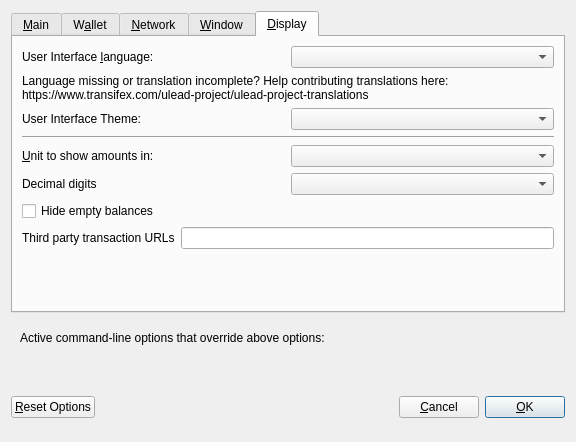
<?xml version="1.0" encoding="UTF-8"?>
<ui version="4.0">
 <class>OptionsDialog</class>
 <widget class="QDialog" name="OptionsDialog">
  <property name="geometry">
   <rect>
    <x>0</x>
    <y>0</y>
    <width>576</width>
    <height>442</height>
   </rect>
  </property>
  <property name="windowTitle">
   <string>Options</string>
  </property>
  <property name="modal">
   <bool>true</bool>
  </property>
  <layout class="QVBoxLayout" name="verticalLayout">
   <item>
    <widget class="QTabWidget" name="tabWidget">
     <property name="currentIndex">
      <number>4</number>
     </property>
     <widget class="QWidget" name="tabMain">
      <attribute name="title">
       <string>&amp;Main</string>
      </attribute>
      <layout class="QVBoxLayout" name="verticalLayout_Main">
       <item>
        <widget class="QCheckBox" name="bitcoinAtStartup">
         <property name="toolTip">
          <string>Automatically start ULead after logging in to the system.</string>
         </property>
         <property name="text">
          <string>&amp;Start ULead on system login</string>
         </property>
        </widget>
       </item>
       <item>
        <layout class="QHBoxLayout" name="horizontalLayout_2_Main">
         <item>
          <widget class="QLabel" name="databaseCacheLabel">
           <property name="text">
            <string>Size of &amp;database cache</string>
           </property>
           <property name="textFormat">
            <enum>Qt::PlainText</enum>
           </property>
           <property name="buddy">
            <cstring>databaseCache</cstring>
           </property>
          </widget>
         </item>
         <item>
          <widget class="QSpinBox" name="databaseCache"/>
         </item>
         <item>
          <widget class="QLabel" name="databaseCacheUnitLabel">
           <property name="text">
            <string>MB</string>
           </property>
           <property name="textFormat">
            <enum>Qt::PlainText</enum>
           </property>
          </widget>
         </item>
         <item>
          <spacer name="horizontalSpacer_2_Main">
           <property name="orientation">
            <enum>Qt::Horizontal</enum>
           </property>
           <property name="sizeHint" stdset="0">
            <size>
             <width>40</width>
             <height>20</height>
            </size>
           </property>
          </spacer>
         </item>
        </layout>
       </item>
       <item>
        <layout class="QHBoxLayout" name="horizontalLayout_3_Main">
         <item>
          <widget class="QLabel" name="threadsScriptVerifLabel">
           <property name="text">
            <string>Number of script &amp;verification threads</string>
           </property>
           <property name="textFormat">
            <enum>Qt::PlainText</enum>
           </property>
           <property name="buddy">
            <cstring>threadsScriptVerif</cstring>
           </property>
          </widget>
         </item>
         <item>
          <widget class="QSpinBox" name="threadsScriptVerif">
           <property name="toolTip">
            <string>(0 = auto, &lt;0 = leave that many cores free)</string>
           </property>
          </widget>
         </item>
         <item>
          <spacer name="horizontalSpacer_3_Main">
           <property name="orientation">
            <enum>Qt::Horizontal</enum>
           </property>
           <property name="sizeHint" stdset="0">
            <size>
             <width>40</width>
             <height>20</height>
            </size>
           </property>
          </spacer>
         </item>
        </layout>
       </item>
       <item>
        <spacer name="verticalSpacer_2">
         <property name="orientation">
          <enum>Qt::Vertical</enum>
         </property>
         <property name="sizeHint" stdset="0">
          <size>
           <width>20</width>
           <height>40</height>
          </size>
         </property>
        </spacer>
       </item>
       <!--<item>
        <widget class="QCheckBox" name="checkBoxZeromintEnable">
         <property name="toolTip">
          <string>Enable automatic minting of ULead units to zULEAD</string>
         </property>
         <property name="layoutDirection">
          <enum>Qt::LeftToRight</enum>
         </property>
         <property name="text">
          <string>Enable zULEAD Automint</string>
         </property>
        </widget>
       </item>
       <item>
        <layout class="QHBoxLayout" name="horizontalLayout_3">
         <item>
          <widget class="QLabel" name="percentage_label">
           <property name="toolTip">
            <string>Percentage of incoming ULEAD which get automatically converted to zULEAD via Zerocoin Protocol (min: 10%)</string>
           </property>
           <property name="text">
            <string>Percentage of autominted zULEAD</string>
           </property>
          </widget>
         </item>
         <item>
          <widget class="QSpinBox" name="zeromintPercentage">
           <property name="minimum">
            <number>10</number>
           </property>
           <property name="maximum">
            <number>100</number>
           </property>
          </widget>
         </item>
        </layout>
       </item>-->
       <item>
        <layout class="QHBoxLayout" name="horizontalLayout" stretch="0,0">
         <property name="sizeConstraint">
          <enum>QLayout::SetFixedSize</enum>
         </property>
         <item>
          <widget class="QLabel" name="labelPreferredDenom">
           <!--<property name="maximumSize">
            <size>
             <width>16777215</width>
             <height>16777215</height>
            </size>
           </property>
           <property name="toolTip">
            <string>Wait with automatic conversion to Zerocoin until enough ULEAD for this denomination is available</string>
           </property>
           <property name="text">
            <string>Preferred Automint zULEAD Denomination</string>
           </property>-->
          </widget>
         </item>
         <!--<item>
          <widget class="QComboBox" name="preferredDenom">
           <property name="maximumSize">
            <size>
             <width>16777215</width>
             <height>27</height>
            </size>
           </property>
           <property name="toolTip">
            <string>Wait with automatic conversion to Zerocoin until enough ULEAD for this denomination is available</string>
           </property>
           <property name="maxVisibleItems">
            <number>9</number>
           </property>
           <property name="maxCount">
            <number>9</number>
           </property>
          </widget>
         </item>-->
        </layout>
       </item>
      </layout>
     </widget>
     <widget class="QWidget" name="tabWallet">
      <attribute name="title">
       <string>W&amp;allet</string>
      </attribute>
      <layout class="QVBoxLayout" name="verticalLayout_Wallet">
       <item>
        <layout class="QHBoxLayout" name="horizontalLayout_2_Wallet">
         <item>
          <widget class="QLabel" name="labelStakeSplitThresholdText">
           <property name="text">
            <string>Stake split threshold:</string>
           </property>
          </widget>
         </item>
         <item>
          <widget class="QSpinBox" name="spinBoxStakeSplitThreshold">
           <property name="minimum">
            <number>1</number>
           </property>
           <property name="maximum">
            <number>999999</number>
           </property>
          </widget>
         </item>
        </layout>
       </item>
       <item>
        <widget class="QGroupBox" name="groupBox">
         <property name="title">
          <string>Expert</string>
         </property>
         <layout class="QVBoxLayout" name="verticalLayout_2">
          <item>
           <widget class="QCheckBox" name="coinControlFeatures">
            <property name="toolTip">
             <string>Whether to show coin control features or not.</string>
            </property>
            <property name="text">
             <string>Enable coin &amp;control features</string>
            </property>
           </widget>
          </item>
          <item>
           <widget class="QCheckBox" name="showMasternodesTab">
            <property name="toolTip">
             <string>Show additional tab listing all your masternodes in first sub-tab&lt;br/&gt;and all masternodes on the network in second sub-tab.</string>
            </property>
            <property name="text">
             <string>Show Masternodes Tab</string>
            </property>
           </widget>
          </item>
          <item>
           <widget class="QCheckBox" name="spendZeroConfChange">
            <property name="toolTip">
             <string>If you disable the spending of unconfirmed change, the change from a transaction&lt;br/&gt;cannot be used until that transaction has at least one confirmation.&lt;br/&gt;This also affects how your balance is computed.</string>
            </property>
            <property name="text">
             <string>&amp;Spend unconfirmed change</string>
            </property>
           </widget>
          </item>
         </layout>
        </widget>
       </item>
       <item>
        <spacer name="verticalSpacer_Wallet">
         <property name="orientation">
          <enum>Qt::Vertical</enum>
         </property>
         <property name="sizeHint" stdset="0">
          <size>
           <width>20</width>
           <height>40</height>
          </size>
         </property>
        </spacer>
       </item>
      </layout>
     </widget>
     <widget class="QWidget" name="tabNetwork">
      <attribute name="title">
       <string>&amp;Network</string>
      </attribute>
      <layout class="QVBoxLayout" name="verticalLayout_Network">
       <item>
        <widget class="QCheckBox" name="mapPortUpnp">
         <property name="toolTip">
          <string>Automatically open the ULead client port on the router. This only works when your router supports UPnP and it is enabled.</string>
         </property>
         <property name="text">
          <string>Map port using &amp;UPnP</string>
         </property>
        </widget>
       </item>
       <item>
        <widget class="QCheckBox" name="allowIncoming">
         <property name="toolTip">
          <string>Accept connections from outside</string>
         </property>
         <property name="text">
          <string>Allow incoming connections</string>
         </property>
        </widget>
       </item>
       <item>
        <widget class="QCheckBox" name="connectSocks">
         <property name="toolTip">
          <string>Connect to the ULead network through a SOCKS5 proxy.</string>
         </property>
         <property name="text">
          <string>&amp;Connect through SOCKS5 proxy (default proxy):</string>
         </property>
        </widget>
       </item>
       <item>
        <layout class="QHBoxLayout" name="horizontalLayout_1_Network">
         <item>
          <widget class="QLabel" name="proxyIpLabel">
           <property name="text">
            <string>Proxy &amp;IP:</string>
           </property>
           <property name="textFormat">
            <enum>Qt::PlainText</enum>
           </property>
           <property name="buddy">
            <cstring>proxyIp</cstring>
           </property>
          </widget>
         </item>
         <item>
          <widget class="QValidatedLineEdit" name="proxyIp">
           <property name="minimumSize">
            <size>
             <width>140</width>
             <height>0</height>
            </size>
           </property>
           <property name="maximumSize">
            <size>
             <width>140</width>
             <height>16777215</height>
            </size>
           </property>
           <property name="toolTip">
            <string>IP address of the proxy (e.g. IPv4: 127.0.0.1 / IPv6: ::1)</string>
           </property>
          </widget>
         </item>
         <item>
          <widget class="QLabel" name="proxyPortLabel">
           <property name="text">
            <string>&amp;Port:</string>
           </property>
           <property name="textFormat">
            <enum>Qt::PlainText</enum>
           </property>
           <property name="buddy">
            <cstring>proxyPort</cstring>
           </property>
          </widget>
         </item>
         <item>
          <widget class="QLineEdit" name="proxyPort">
           <property name="minimumSize">
            <size>
             <width>75</width>
             <height>0</height>
            </size>
           </property>
           <property name="maximumSize">
            <size>
             <width>55</width>
             <height>16777215</height>
            </size>
           </property>
           <property name="toolTip">
            <string>Port of the proxy (e.g. 9050)</string>
           </property>
          </widget>
         </item>
         <item>
          <spacer name="horizontalSpacer_1_Network">
           <property name="orientation">
            <enum>Qt::Horizontal</enum>
           </property>
           <property name="sizeHint" stdset="0">
            <size>
             <width>40</width>
             <height>20</height>
            </size>
           </property>
          </spacer>
         </item>
        </layout>
       </item>
       <item>
        <spacer name="verticalSpacer_Network">
         <property name="orientation">
          <enum>Qt::Vertical</enum>
         </property>
         <property name="sizeHint" stdset="0">
          <size>
           <width>20</width>
           <height>40</height>
          </size>
         </property>
        </spacer>
       </item>
      </layout>
     </widget>
     <widget class="QWidget" name="tabWindow">
      <attribute name="title">
       <string>&amp;Window</string>
      </attribute>
      <layout class="QVBoxLayout" name="verticalLayout_Window">
       <item>
        <widget class="QCheckBox" name="minimizeToTray">
         <property name="toolTip">
          <string>Show only a tray icon after minimizing the window.</string>
         </property>
         <property name="text">
          <string>&amp;Minimize to the tray instead of the taskbar</string>
         </property>
        </widget>
       </item>
       <item>
        <widget class="QCheckBox" name="minimizeOnClose">
         <property name="toolTip">
          <string>Minimize instead of exit the application when the window is closed. When this option is enabled, the application will be closed only after selecting Quit in the menu.</string>
         </property>
         <property name="text">
          <string>M&amp;inimize on close</string>
         </property>
        </widget>
       </item>
       <item>
        <spacer name="verticalSpacer_Window">
         <property name="orientation">
          <enum>Qt::Vertical</enum>
         </property>
         <property name="sizeHint" stdset="0">
          <size>
           <width>20</width>
           <height>40</height>
          </size>
         </property>
        </spacer>
       </item>
      </layout>
     </widget>
     <widget class="QWidget" name="tabDisplay">
      <attribute name="title">
       <string>&amp;Display</string>
      </attribute>
      <layout class="QVBoxLayout" name="verticalLayout_Display">
       <item>
        <layout class="QHBoxLayout" name="horizontalLayout_1_Display">
         <item>
          <widget class="QLabel" name="langLabel">
           <property name="text">
            <string>User Interface &amp;language:</string>
           </property>
           <property name="textFormat">
            <enum>Qt::PlainText</enum>
           </property>
           <property name="buddy">
            <cstring>lang</cstring>
           </property>
          </widget>
         </item>
         <item>
          <widget class="QValueComboBox" name="lang">
           <property name="toolTip">
            <string>The user interface language can be set here. This setting will take effect after restarting ULead.</string>
           </property>
          </widget>
         </item>
        </layout>
       </item>
       <item>
        <widget class="QLabel" name="label_3">
         <property name="toolTip">
          <string notr="true"/>
         </property>
         <property name="statusTip">
          <string notr="true"/>
         </property>
         <property name="whatsThis">
          <string notr="true"/>
         </property>
         <property name="accessibleName">
          <string notr="true"/>
         </property>
         <property name="text">
          <string>Language missing or translation incomplete? Help contributing translations here:
https://www.transifex.com/ulead-project/ulead-project-translations</string>
         </property>
         <property name="wordWrap">
          <bool>true</bool>
         </property>
         <property name="openExternalLinks">
          <bool>true</bool>
         </property>
         <property name="textInteractionFlags">
          <set>Qt::TextBrowserInteraction</set>
         </property>
        </widget>
       </item>
       <item>
        <layout class="QHBoxLayout" name="horizontalLayout_4_Display" stretch="0,0">
         <item>
          <widget class="QLabel" name="themeLabel">
           <property name="text">
            <string>User Interface Theme:</string>
           </property>
          </widget>
         </item>
         <item>
          <widget class="QValueComboBox" name="theme"/>
         </item>
        </layout>
       </item>
       <item>
        <widget class="Line" name="line">
         <property name="orientation">
          <enum>Qt::Horizontal</enum>
         </property>
        </widget>
       </item>
       <item>
        <layout class="QHBoxLayout" name="horizontalLayout_2_Display">
         <item>
          <widget class="QLabel" name="unitLabel">
           <property name="text">
            <string>&amp;Unit to show amounts in:</string>
           </property>
           <property name="textFormat">
            <enum>Qt::PlainText</enum>
           </property>
           <property name="buddy">
            <cstring>unit</cstring>
           </property>
          </widget>
         </item>
         <item>
          <widget class="QValueComboBox" name="unit">
           <property name="toolTip">
            <string>Choose the default subdivision unit to show in the interface and when sending coins.</string>
           </property>
          </widget>
         </item>
        </layout>
       </item>
       <item>
        <layout class="QHBoxLayout" name="horizontalLayout_5_Display">
         <item>
          <widget class="QLabel" name="digitsLabel">
           <property name="text">
            <string>Decimal digits</string>
           </property>
          </widget>
         </item>
         <item>
          <widget class="QValueComboBox" name="digits"/>
         </item>
        </layout>
       </item>
       <item>
        <widget class="QCheckBox" name="checkBoxHideZeroBalances">
         <property name="toolTip">
          <string>Hide empty balances</string>
         </property>
         <property name="layoutDirection">
          <enum>Qt::LeftToRight</enum>
         </property>
         <property name="text">
          <string>Hide empty balances</string>
         </property>
        </widget>
       </item>
       <item>
        <layout class="QHBoxLayout" name="horizontalLayout_3_Display">
         <item>
          <widget class="QLabel" name="thirdPartyTxUrlsLabel">
           <property name="toolTip">
            <string>Third party URLs (e.g. a block explorer) that appear in the transactions tab as context menu items. %s in the URL is replaced by transaction hash. Multiple URLs are separated by vertical bar |.</string>
           </property>
           <property name="text">
            <string>Third party transaction URLs</string>
           </property>
           <property name="buddy">
            <cstring>thirdPartyTxUrls</cstring>
           </property>
          </widget>
         </item>
         <item>
          <widget class="QLineEdit" name="thirdPartyTxUrls">
           <property name="toolTip">
            <string>Third party URLs (e.g. a block explorer) that appear in the transactions tab as context menu items. %s in the URL is replaced by transaction hash. Multiple URLs are separated by vertical bar |.</string>
           </property>
          </widget>
         </item>
        </layout>
       </item>
       <item>
        <spacer name="verticalSpacer">
         <property name="orientation">
          <enum>Qt::Vertical</enum>
         </property>
         <property name="sizeHint" stdset="0">
          <size>
           <width>20</width>
           <height>40</height>
          </size>
         </property>
        </spacer>
       </item>
      </layout>
     </widget>
    </widget>
   </item>
   <item>
    <widget class="QFrame" name="frame">
     <layout class="QVBoxLayout" name="verticalLayout_Bottom">
      <item>
       <layout class="QHBoxLayout" name="horizontalLayout_Bottom">
        <item>
         <widget class="QLabel" name="overriddenByCommandLineInfoLabel">
          <property name="text">
           <string>Active command-line options that override above options:</string>
          </property>
          <property name="textFormat">
           <enum>Qt::PlainText</enum>
          </property>
         </widget>
        </item>
        <item>
         <spacer name="horizontalSpacer_Bottom">
          <property name="orientation">
           <enum>Qt::Horizontal</enum>
          </property>
          <property name="sizeHint" stdset="0">
           <size>
            <width>40</width>
            <height>20</height>
           </size>
          </property>
         </spacer>
        </item>
       </layout>
      </item>
      <item>
       <widget class="QLabel" name="overriddenByCommandLineLabel">
        <property name="text">
         <string/>
        </property>
        <property name="textFormat">
         <enum>Qt::PlainText</enum>
        </property>
        <property name="wordWrap">
         <bool>true</bool>
        </property>
       </widget>
      </item>
     </layout>
    </widget>
   </item>
   <item>
    <layout class="QHBoxLayout" name="horizontalLayout_Buttons">
     <item>
      <widget class="QPushButton" name="resetButton">
       <property name="toolTip">
        <string>Reset all client options to default.</string>
       </property>
       <property name="text">
        <string>&amp;Reset Options</string>
       </property>
       <property name="autoDefault">
        <bool>false</bool>
       </property>
      </widget>
     </item>
     <item>
      <spacer name="horizontalSpacer_1">
       <property name="orientation">
        <enum>Qt::Horizontal</enum>
       </property>
       <property name="sizeHint" stdset="0">
        <size>
         <width>40</width>
         <height>48</height>
        </size>
       </property>
      </spacer>
     </item>
     <item>
      <widget class="QLabel" name="statusLabel">
       <property name="minimumSize">
        <size>
         <width>200</width>
         <height>0</height>
        </size>
       </property>
       <property name="font">
        <font>
         <weight>75</weight>
         <bold>true</bold>
        </font>
       </property>
       <property name="text">
        <string/>
       </property>
       <property name="textFormat">
        <enum>Qt::PlainText</enum>
       </property>
       <property name="wordWrap">
        <bool>true</bool>
       </property>
      </widget>
     </item>
     <item>
      <spacer name="horizontalSpacer_2">
       <property name="orientation">
        <enum>Qt::Horizontal</enum>
       </property>
       <property name="sizeHint" stdset="0">
        <size>
         <width>40</width>
         <height>48</height>
        </size>
       </property>
      </spacer>
     </item>
     <item>
      <widget class="QPushButton" name="cancelButton">
       <property name="text">
        <string>&amp;Cancel</string>
       </property>
       <property name="autoDefault">
        <bool>false</bool>
       </property>
      </widget>
     </item>
     <item>
      <widget class="QPushButton" name="okButton">
       <property name="text">
        <string>&amp;OK</string>
       </property>
       <property name="autoDefault">
        <bool>false</bool>
       </property>
       <property name="default">
        <bool>true</bool>
       </property>
      </widget>
     </item>
    </layout>
   </item>
  </layout>
 </widget>
 <customwidgets>
  <customwidget>
   <class>QValidatedLineEdit</class>
   <extends>QLineEdit</extends>
   <header>qvalidatedlineedit.h</header>
  </customwidget>
  <customwidget>
   <class>QValueComboBox</class>
   <extends>QComboBox</extends>
   <header>qvaluecombobox.h</header>
  </customwidget>
 </customwidgets>
 <resources/>
 <connections/>
</ui>
